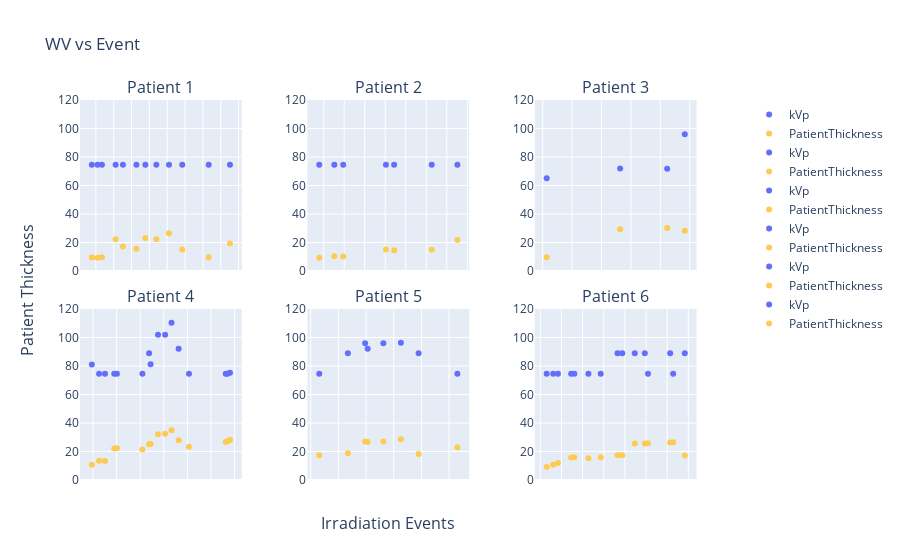

Notebook code for this chart:
### Code cell
# Esofagus/Hypofarynx för 6 olika patienter

#Gör 6 subplots!
fig = make_subplots(rows=2, cols=3,
                    specs=[[{"secondary_y": True}, {"secondary_y": True}, {"secondary_y": True}],
                           [{"secondary_y": True}, {"secondary_y": True}, {"secondary_y": True}]],
                    subplot_titles=("Patient 1", "Patient 2", "Patient 3", "Patient 4", "Patient 5", "Patient 6"),
                    x_title = 'Irradiation Events',
                    y_title = 'Patient Thickness',
                    vertical_spacing=0.1,
                    horizontal_spacing=0.1                    
                   )


#Sortera fram en lista på unika Accessionnumbers för en agiven modalitet, 
unikacc_vv = data_vv[data_vv.DisplayName=='U110'].AccessionNumber.unique()

#Loopa över de 6 sista i listan av unika accessionnumbers. 
#Fördela protokollnamnen på olika legends. Plotta event på x och vattenvärde på y
#Nya traces med kV, mA, pulsbredd, Cu i samma graf. 
#Skulle vara intressant med pie-charts för varje undersökning med fördelning av DoseRP vs event. Hur stor del är positionering?
# ['#636EFA', '#EF553B', '#00CC96', '#AB63FA', '#FFA15A', '#19D3F3', '#FF6692', '#B6E880', '#FF97FF', '#FECB52']


rad = [1,1,1,2,2,2]
kol = [1,2,3,1,2,3]
i=0
for i in range(6):
    fig.add_trace(
        go.Scatter(x=data_vv[data_vv.AccessionNumber==unikacc_vv[i+25]].DateTimeStarted,
                   y=data_vv[data_vv.AccessionNumber==unikacc_vv[i+25]].PatientEquivalentThickness,
                   mode='markers',
                   name='PatientThickness',
                   line = dict(color='#FECB52')
                  ),
        row=rad[i], col=kol[i], secondary_y=False,
    )
    fig.add_trace(
            go.Scatter(x=data_vv[data_vv.AccessionNumber==unikacc_vv[i+25]].DateTimeStarted,
                       y=data_vv[data_vv.AccessionNumber==unikacc_vv[i+25]].kVp,
                       mode='markers',
                       name='kVp',
                       line = dict(color='#636EFA')
                      ),
        row=rad[i], col=kol[i], #secondary_y=True,
    )



    
fig.update_layout(title='WV vs Event',
                  legend={'traceorder':'reversed'}
)

fig.update_yaxes(range=[0, 120])
fig.update_yaxes(nticks=20, dtick=20)
fig.update_xaxes(nticks=10)
fig.update_xaxes(showticklabels=False)


#fig.update_xaxes(title_text='Event', row=1, col=1)    
#fig.update_xaxes(title_text='Event', row=1, col=2)
#fig.update_xaxes(title_text='Event', row=1, col=3)

#tot_fl = len(data_vv[data_vv['AcquisitionProtocol']=='FL Norm Esofagus Bari'])
#tot_exp = len(data_vv[data_vv['AcquisitionProtocol']=='Esofagus Barium'])

#print(f'Totalt {tot_fl} genomlysningsevents och {tot_exp} exponeringsevents')

fig.show()

### Figure 1 — Plotly figure (JSON) as saved in the notebook; plotly's stock layout.template omitted (floating-point values rounded to 4 significant figures)
{"data": [{"line": {"color": "#FECB52"}, "mode": "markers", "name": "PatientThickness", "type": "scatter", "x": ["2020-02-20T12:56:39", "2020-02-20T12:47:02", "2020-02-20T12:52:12", "2020-02-20T12:46:13", "2020-02-20T12:49:33", "2020-02-20T12:44:11", "2020-02-20T12:44:41", "2020-02-20T12:59:02", "2020-02-20T12:50:47", "2020-02-20T12:53:41", "2020-02-20T12:43:33", "2020-02-20T12:48:33"], "xaxis": "x", "y": [9.6, 17.14, 26.43, 22.27, 23.14, 9.23, 9.59, 19.29, 22.29, 15.14, 9.52, 15.7], "yaxis": "y"}, {"line": {"color": "#636EFA"}, "mode": "markers", "name": "kVp", "type": "scatter", "x": ["2020-02-20T12:56:39", "2020-02-20T12:47:02", "2020-02-20T12:52:12", "2020-02-20T12:46:13", "2020-02-20T12:49:33", "2020-02-20T12:44:11", "2020-02-20T12:44:41", "2020-02-20T12:59:02", "2020-02-20T12:50:47", "2020-02-20T12:53:41", "2020-02-20T12:43:33", "2020-02-20T12:48:33"], "xaxis": "x", "y": [74.6, 74.6, 74.6, 74.6, 74.6, 74.6, 74.6, 74.6, 74.6, 74.6, 74.6, 74.6], "yaxis": "y"}, {"line": {"color": "#FECB52"}, "mode": "markers", "name": "PatientThickness", "type": "scatter", "x": ["2020-02-20T12:09:31", "2020-02-20T12:06:02", "2020-02-20T12:06:26", "2020-02-20T12:08:16", "2020-02-20T12:03:31", "2020-02-20T12:03:57", "2020-02-20T12:02:47"], "xaxis": "x2", "y": [21.78, 15.12, 14.52, 14.95, 10.43, 10.2, 9.34], "yaxis": "y3"}, {"line": {"color": "#636EFA"}, "mode": "markers", "name": "kVp", "type": "scatter", "x": ["2020-02-20T12:09:31", "2020-02-20T12:06:02", "2020-02-20T12:06:26", "2020-02-20T12:08:16", "2020-02-20T12:03:31", "2020-02-20T12:03:57", "2020-02-20T12:02:47"], "xaxis": "x2", "y": [74.6, 74.6, 74.6, 74.6, 74.6, 74.6, 74.6], "yaxis": "y3"}, {"line": {"color": "#FECB52"}, "mode": "markers", "name": "PatientThickness", "type": "scatter", "x": ["2020-02-20T07:12:25", "2020-02-20T07:12:07", "2020-02-20T07:10:04", "2020-02-20T07:11:19"], "xaxis": "x3", "y": [28.33, 30.23, 9.61, 29.36], "yaxis": "y5"}, {"line": {"color": "#636EFA"}, "mode": "markers", "name": "kVp", "type": "scatter", "x": ["2020-02-20T07:12:25", "2020-02-20T07:12:07", "2020-02-20T07:10:04", "2020-02-20T07:11:19"], "xaxis": "x3", "y": [96, 71.8, 65, 71.9], "yaxis": "y5"}, {"line": {"color": "#FECB52"}, "mode": "markers", "name": "PatientThickness", "type": "scatter", "x": ["2020-02-19T10:26:38", "2020-02-19T10:38:07", "2020-02-19T10:38:30", "2020-02-19T10:14:30", "2020-02-19T10:15:04", "2020-02-19T10:28:08", "2020-02-19T10:30:20", "2020-02-19T10:39:01", "2020-02-19T10:23:46", "2020-02-19T10:09:45", "2020-02-19T10:20:28", "2020-02-19T10:25:17", "2020-02-19T10:22:12", "2020-02-19T10:11:17", "2020-02-19T10:12:32", "2020-02-19T10:21:53"], "xaxis": "x4", "y": [34.93, 26.64, 27.16, 22.15, 22.23, 27.95, 23.38, 28.19, 32.13, 10.68, 21.49, 32.43, 25.32, 13.43, 13.29, 25.09], "yaxis": "y7"}, {"line": {"color": "#636EFA"}, "mode": "markers", "name": "kVp", "type": "scatter", "x": ["2020-02-19T10:26:38", "2020-02-19T10:38:07", "2020-02-19T10:38:30", "2020-02-19T10:14:30", "2020-02-19T10:15:04", "2020-02-19T10:28:08", "2020-02-19T10:30:20", "2020-02-19T10:39:01", "2020-02-19T10:23:46", "2020-02-19T10:09:45", "2020-02-19T10:20:28", "2020-02-19T10:25:17", "2020-02-19T10:22:12", "2020-02-19T10:11:17", "2020-02-19T10:12:32", "2020-02-19T10:21:53"], "xaxis": "x4", "y": [110.3, 74.6, 74.6, 74.6, 74.6, 92.1, 74.6, 75.3, 102, 81.1, 74.6, 102, 81.3, 74.6, 74.6, 89], "yaxis": "y7"}, {"line": {"color": "#FECB52"}, "mode": "markers", "name": "PatientThickness", "type": "scatter", "x": ["2020-02-18T10:06:07", "2020-02-18T10:07:15", "2020-02-18T10:09:48", "2020-02-18T10:02:37", "2020-02-18T10:05:56", "2020-02-18T10:08:31", "2020-02-18T10:12:36", "2020-02-18T10:04:41"], "xaxis": "x5", "y": [26.58, 27, 18.32, 17.32, 27, 28.65, 22.94, 18.71], "yaxis": "y9"}, {"line": {"color": "#636EFA"}, "mode": "markers", "name": "kVp", "type": "scatter", "x": ["2020-02-18T10:06:07", "2020-02-18T10:07:15", "2020-02-18T10:09:48", "2020-02-18T10:02:37", "2020-02-18T10:05:56", "2020-02-18T10:08:31", "2020-02-18T10:12:36", "2020-02-18T10:04:41"], "xaxis": "x5", "y": [92.1, 96, 89, 74.6, 96, 96.4, 74.6, 89], "yaxis": "y9"}, {"line": {"color": "#FECB52"}, "mode": "markers", "name": "PatientThickness", "type": "scatter", "x": ["2020-02-18T09:17:45", "2020-02-18T09:17:18", "2020-02-18T09:18:56", "2020-02-18T09:23:40", "2020-02-18T09:12:55", "2020-02-18T09:13:13", "2020-02-18T09:19:53", "2020-02-18T09:20:11", "2020-02-18T09:22:34", "2020-02-18T09:11:40", "2020-02-18T09:14:33", "2020-02-18T09:22:17", "2020-02-18T09:10:36", "2020-02-18T09:11:13", "2020-02-18T09:15:43"], "xaxis": "x6", "y": [17.44, 17.63, 25.65, 17.28, 15.85, 16, 25.63, 25.72, 26.41, 11.89, 15.19, 26.36, 9.21, 10.74, 15.98], "yaxis": "y11"}, {"line": {"color": "#636EFA"}, "mode": "markers", "name": "kVp", "type": "scatter", "x": ["2020-02-18T09:17:45", "2020-02-18T09:17:18", "2020-02-18T09:18:56", "2020-02-18T09:23:40", "2020-02-18T09:12:55", "2020-02-18T09:13:13", "2020-02-18T09:19:53", "2020-02-18T09:20:11", "2020-02-18T09:22:34", "2020-02-18T09:11:40", "2020-02-18T09:14:33", "2020-02-18T09:22:17", "2020-02-18T09:10:36", "2020-02-18T09:11:13", "2020-02-18T09:15:43"], "xaxis": "x6", "y": [89, 89, 89, 89, 74.6, 74.6, 89, 74.6, 74.6, 74.6, 74.6, 89, 74.6, 74.6, 74.6], "yaxis": "y11"}], "layout": {"annotations": [{"font": {"size": 16}, "showarrow": false, "text": "Patient 1", "x": 0.1233, "xanchor": "center", "xref": "paper", "y": 1, "yanchor": "bottom", "yref": "paper"}, {"font": {"size": 16}, "showarrow": false, "text": "Patient 2", "x": 0.47, "xanchor": "center", "xref": "paper", "y": 1, "yanchor": "bottom", "yref": "paper"}, {"font": {"size": 16}, "showarrow": false, "text": "Patient 3", "x": 0.8167, "xanchor": "center", "xref": "paper", "y": 1, "yanchor": "bottom", "yref": "paper"}, {"font": {"size": 16}, "showarrow": false, "text": "Patient 4", "x": 0.1233, "xanchor": "center", "xref": "paper", "y": 0.45, "yanchor": "bottom", "yref": "paper"}, {"font": {"size": 16}, "showarrow": false, "text": "Patient 5", "x": 0.47, "xanchor": "center", "xref": "paper", "y": 0.45, "yanchor": "bottom", "yref": "paper"}, {"font": {"size": 16}, "showarrow": false, "text": "Patient 6", "x": 0.8167, "xanchor": "center", "xref": "paper", "y": 0.45, "yanchor": "bottom", "yref": "paper"}, {"font": {"size": 16}, "showarrow": false, "text": "Irradiation Events", "x": 0.47, "xanchor": "center", "xref": "paper", "y": 0, "yanchor": "top", "yref": "paper", "yshift": -30}, {"font": {"size": 16}, "showarrow": false, "text": "Patient Thickness", "textangle": -90, "x": 0, "xanchor": "right", "xref": "paper", "xshift": -40, "y": 0.5, "yanchor": "middle", "yref": "paper"}], "legend": {"traceorder": "reversed"}, "title": {"text": "WV vs Event"}, "xaxis": {"anchor": "y", "domain": [0, 0.2467], "nticks": 10, "showticklabels": false}, "xaxis2": {"anchor": "y3", "domain": [0.3467, 0.5933], "nticks": 10, "showticklabels": false}, "xaxis3": {"anchor": "y5", "domain": [0.6933, 0.94], "nticks": 10, "showticklabels": false}, "xaxis4": {"anchor": "y7", "domain": [0, 0.2467], "nticks": 10, "showticklabels": false}, "xaxis5": {"anchor": "y9", "domain": [0.3467, 0.5933], "nticks": 10, "showticklabels": false}, "xaxis6": {"anchor": "y11", "domain": [0.6933, 0.94], "nticks": 10, "showticklabels": false}, "yaxis": {"anchor": "x", "domain": [0.55, 1], "dtick": 20, "nticks": 20, "range": [0, 120]}, "yaxis10": {"anchor": "x5", "dtick": 20, "nticks": 20, "overlaying": "y9", "range": [0, 120], "side": "right"}, "yaxis11": {"anchor": "x6", "domain": [0, 0.45], "dtick": 20, "nticks": 20, "range": [0, 120]}, "yaxis12": {"anchor": "x6", "dtick": 20, "nticks": 20, "overlaying": "y11", "range": [0, 120], "side": "right"}, "yaxis2": {"anchor": "x", "dtick": 20, "nticks": 20, "overlaying": "y", "range": [0, 120], "side": "right"}, "yaxis3": {"anchor": "x2", "domain": [0.55, 1], "dtick": 20, "nticks": 20, "range": [0, 120]}, "yaxis4": {"anchor": "x2", "dtick": 20, "nticks": 20, "overlaying": "y3", "range": [0, 120], "side": "right"}, "yaxis5": {"anchor": "x3", "domain": [0.55, 1], "dtick": 20, "nticks": 20, "range": [0, 120]}, "yaxis6": {"anchor": "x3", "dtick": 20, "nticks": 20, "overlaying": "y5", "range": [0, 120], "side": "right"}, "yaxis7": {"anchor": "x4", "domain": [0, 0.45], "dtick": 20, "nticks": 20, "range": [0, 120]}, "yaxis8": {"anchor": "x4", "dtick": 20, "nticks": 20, "overlaying": "y7", "range": [0, 120], "side": "right"}, "yaxis9": {"anchor": "x5", "domain": [0, 0.45], "dtick": 20, "nticks": 20, "range": [0, 120]}}}
